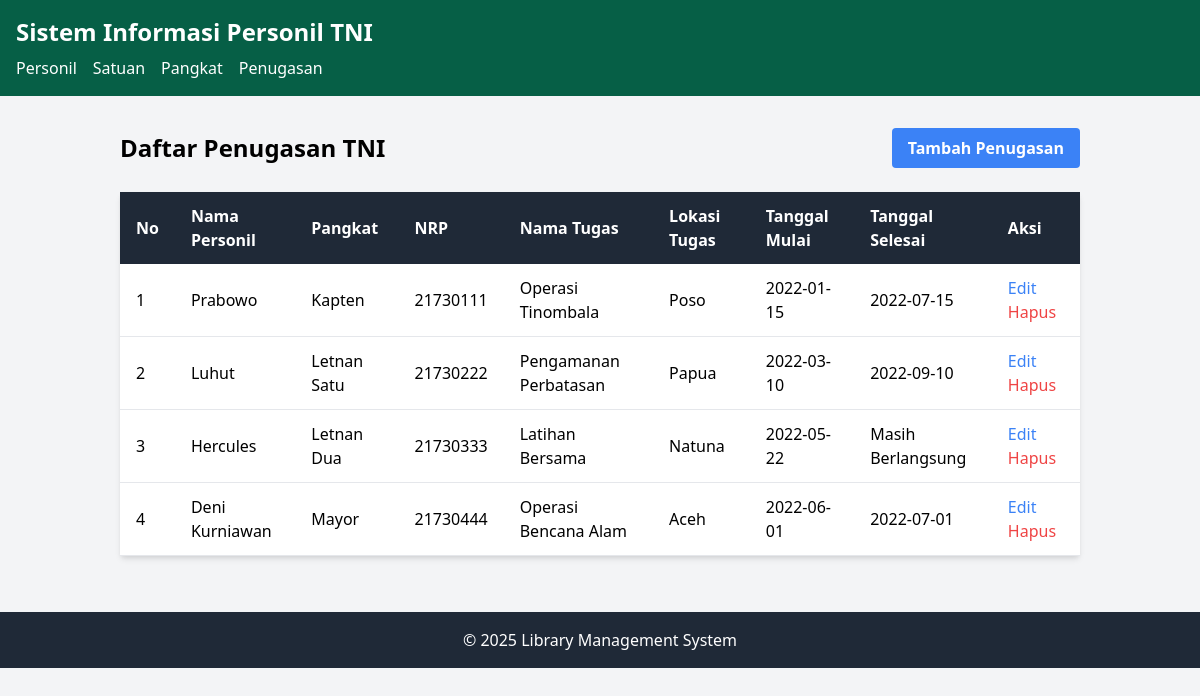
Screenshot of /index.php?entity=penugasan with the database file from the repository.
### tables this page shows
CREATE TABLE IF NOT EXISTS `penugasan` (
  `id` int(11) NOT NULL AUTO_INCREMENT,
  `personil_id` int(11) NOT NULL,
  `nama_tugas` varchar(100) NOT NULL,
  `lokasi_tugas` varchar(100) NOT NULL,
  `tanggal_mulai` date NOT NULL,
  `tanggal_selesai` date DEFAULT NULL,
  PRIMARY KEY (`id`),
  FOREIGN KEY (`personil_id`) REFERENCES `personil` (`id`) ON DELETE CASCADE ON UPDATE CASCADE
);

CREATE TABLE IF NOT EXISTS `personil` (
  `id` int(11) NOT NULL AUTO_INCREMENT,
  `nama` varchar(100) NOT NULL,
  `nrp` varchar(50) NOT NULL,
  `pangkat_id` int(11) NOT NULL,
  `satuan_id` int(11) NOT NULL,
  `tanggal_lahir` date NOT NULL,
  PRIMARY KEY (`id`),
  FOREIGN KEY (`pangkat_id`) REFERENCES `pangkat` (`id`) ON DELETE CASCADE ON UPDATE CASCADE,
  FOREIGN KEY (`satuan_id`) REFERENCES `satuan` (`id`) ON DELETE CASCADE ON UPDATE CASCADE
);

CREATE TABLE IF NOT EXISTS `pangkat` (
  `id` int(11) NOT NULL AUTO_INCREMENT,
  `nama_pangkat` varchar(50) NOT NULL,
  `tingkat` varchar(50) NOT NULL,
  `korp` varchar(50) NOT NULL,
  PRIMARY KEY (`id`)
);

### model/Penugasan.php (called while the page is built, shortened)
<?php
require_once 'config/Database.php';
class Penugasan {
    private $conn;
    private $table = 'penugasan';
    public function __construct() {
        $database = new Database();
        $this->conn = $database->getConnection();
    }
    public function getAll() {
        $query = "SELECT p.*, pr.nama as nama_personil, pr.nrp, pk.nama_pangkat
                 FROM " . $this->table . " p
                 JOIN personil pr ON p.personil_id = pr.id
                 JOIN pangkat pk ON pr.pangkat_id = pk.id";
        $stmt = $this->conn->prepare($query);
        $stmt->execute();
        return $stmt->fetchAll(PDO::FETCH_ASSOC);
    }
}
?>

### config/Database.php (called while the page is built, shortened)
<?php
class Database {
    private $host = "localhost";
    private $username = "root";
    private $password = "";
    private $database = "tni_staff";
    public function getConnection() {
        $this->conn = null;
        try {
            $this->conn = new PDO("mysql:host=" . $this->host . ";dbname=" . $this->database, $this->username, $this->password);
            $this->conn->setAttribute(PDO::ATTR_ERRMODE, PDO::ERRMODE_EXCEPTION);
        } catch(PDOException $e) {
            echo "Connection error: " . $e->getMessage();
        }
        return $this->conn;
    }
}
?>

### model/Personil.php (called while the page is built, shortened)
<?php
require_once 'config/Database.php';
class Personil {
    public function __construct() {
        $database = new Database();
    }
}
?>

### viewmodel/PenugasanViewModel.php (called while the page is built, shortened)
<?php
require_once 'model/Penugasan.php';
require_once 'model/Personil.php';
class PenugasanViewModel {
    private $penugasan;
    public function __construct() {
        $this->penugasan = new Penugasan();
    }
    public function getPenugasanList() {
        return $this->penugasan->getAll();
    }
}
?>

### views/penugasan_list.php (the view)
<?php
require_once 'views/template/header.php';
?>
<div class="container mx-auto p-4">
    <div class="flex justify-between items-center mb-6">
        <h2 class="text-2xl font-bold">Daftar Penugasan TNI</h2>
        <a href="index.php?entity=penugasan&action=add" class="bg-blue-500 hover:bg-blue-700 text-white font-bold py-2 px-4 rounded">
            Tambah Penugasan
        </a>
    </div>
    <div class="bg-white shadow-md rounded my-6">
        <table class="min-w-full bg-white">
            <thead class="bg-gray-800 text-white">
                <tr>
                    <th class="py-3 px-4 text-left">No</th>
                    <th class="py-3 px-4 text-left">Nama Personil</th>
                    <th class="py-3 px-4 text-left">Pangkat</th>
                    <th class="py-3 px-4 text-left">NRP</th>
                    <th class="py-3 px-4 text-left">Nama Tugas</th>
                    <th class="py-3 px-4 text-left">Lokasi Tugas</th>
                    <th class="py-3 px-4 text-left">Tanggal Mulai</th>
                    <th class="py-3 px-4 text-left">Tanggal Selesai</th>
                    <th class="py-3 px-4 text-left">Aksi</th>
                </tr>
            </thead>
            <tbody>
                <?php
                $no = 1;
                foreach ($penugasanList as $penugasan):
                ?>
                <tr class="border-b hover:bg-gray-100">
                    <td class="py-3 px-4"><?php echo $no++; ?></td>
                    <td class="py-3 px-4"><?php echo $penugasan['nama_personil']; ?></td>
                    <td class="py-3 px-4"><?php echo $penugasan['nama_pangkat']; ?></td>
                    <td class="py-3 px-4"><?php echo $penugasan['nrp']; ?></td>
                    <td class="py-3 px-4"><?php echo $penugasan['nama_tugas']; ?></td>
                    <td class="py-3 px-4"><?php echo $penugasan['lokasi_tugas']; ?></td>
                    <td class="py-3 px-4"><?php echo $penugasan['tanggal_mulai']; ?></td>
                    <td class="py-3 px-4"><?php echo $penugasan['tanggal_selesai'] ? $penugasan['tanggal_selesai'] : 'Masih Berlangsung'; ?></td>
                    <td class="py-3 px-4">
                        <a href="index.php?entity=penugasan&action=edit&id=<?php echo $penugasan['id']; ?>" class="text-blue-500 hover:text-blue-700 mr-2">Edit</a>
                        <a href="index.php?entity=penugasan&action=delete&id=<?php echo $penugasan['id']; ?>" class="text-red-500 hover:text-red-700" onclick="return confirm('Apakah Anda yakin ingin menghapus penugasan ini?')">Hapus</a>
                    </td>
                </tr>
                <?php endforeach; ?>
            </tbody>
        </table>
    </div>
</div>
<?php
require_once 'views/template/footer.php';
?>

### rows the page displays
penugasan: personil.nama "Prabowo", pangkat.nama_pangkat "Kapten", personil.nrp "21730111", nama_tugas "Operasi Tinombala", lokasi_tugas "Poso", tanggal_mulai "2022-01-15", tanggal_selesai "2022-07-15"
penugasan: personil.nama "Luhut", pangkat.nama_pangkat "Letnan Satu", personil.nrp "21730222", nama_tugas "Pengamanan Perbatasan", lokasi_tugas "Papua", tanggal_mulai "2022-03-10", tanggal_selesai "2022-09-10"
penugasan: personil.nama "Hercules", pangkat.nama_pangkat "Letnan Dua", personil.nrp "21730333", nama_tugas "Latihan Bersama", lokasi_tugas "Natuna", tanggal_mulai "2022-05-22", shows "Masih Berlangsung"
penugasan: personil.nama "Deni Kurniawan", pangkat.nama_pangkat "Mayor", personil.nrp "21730444", nama_tugas "Operasi Bencana Alam", lokasi_tugas "Aceh", tanggal_mulai "2022-06-01", tanggal_selesai "2022-07-01"
